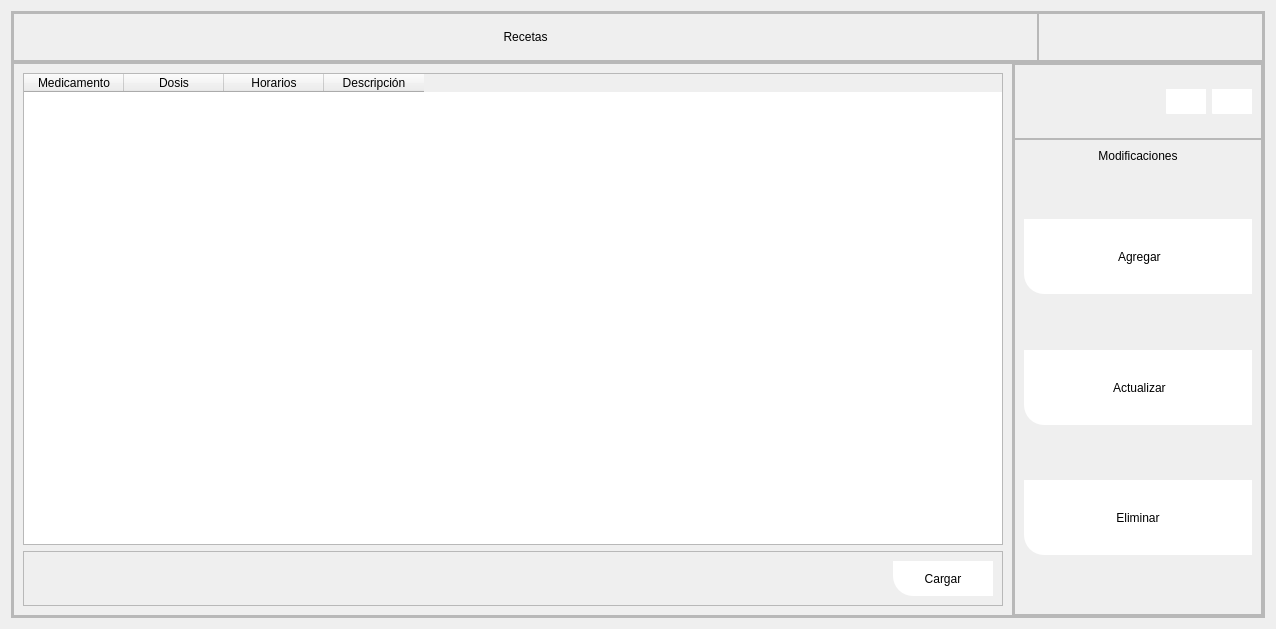
            <widget class="QWidget" name="page_receta">
             <layout class="QVBoxLayout" name="verticalLayout_85">
              <item>
               <widget class="QFrame" name="frame_147">
                <property name="frameShape">
                 <enum>QFrame::StyledPanel</enum>
                </property>
                <property name="frameShadow">
                 <enum>QFrame::Raised</enum>
                </property>
                <layout class="QVBoxLayout" name="verticalLayout_115">
                 <property name="spacing">
                  <number>0</number>
                 </property>
                 <property name="leftMargin">
                  <number>0</number>
                 </property>
                 <property name="topMargin">
                  <number>0</number>
                 </property>
                 <property name="rightMargin">
                  <number>0</number>
                 </property>
                 <property name="bottomMargin">
                  <number>0</number>
                 </property>
                 <item>
                  <widget class="QFrame" name="frame_206">
                   <property name="minimumSize">
                    <size>
                     <width>0</width>
                     <height>50</height>
                    </size>
                   </property>
                   <property name="maximumSize">
                    <size>
                     <width>16777215</width>
                     <height>50</height>
                    </size>
                   </property>
                   <property name="frameShape">
                    <enum>QFrame::StyledPanel</enum>
                   </property>
                   <property name="frameShadow">
                    <enum>QFrame::Raised</enum>
                   </property>
                   <layout class="QHBoxLayout" name="horizontalLayout_85">
                    <property name="spacing">
                     <number>0</number>
                    </property>
                    <property name="leftMargin">
                     <number>0</number>
                    </property>
                    <property name="topMargin">
                     <number>0</number>
                    </property>
                    <property name="rightMargin">
                     <number>0</number>
                    </property>
                    <property name="bottomMargin">
                     <number>0</number>
                    </property>
                    <item>
                     <widget class="QFrame" name="frame_153">
                      <property name="minimumSize">
                       <size>
                        <width>1025</width>
                        <height>0</height>
                       </size>
                      </property>
                      <property name="frameShape">
                       <enum>QFrame::StyledPanel</enum>
                      </property>
                      <property name="frameShadow">
                       <enum>QFrame::Raised</enum>
                      </property>
                      <layout class="QHBoxLayout" name="horizontalLayout_86">
                       <item>
                        <widget class="QLabel" name="label_93">
                         <property name="minimumSize">
                          <size>
                           <width>0</width>
                           <height>0</height>
                          </size>
                         </property>
                         <property name="maximumSize">
                          <size>
                           <width>16777215</width>
                           <height>16777215</height>
                          </size>
                         </property>
                         <property name="styleSheet">
                          <string notr="true">color: rgb(0, 0, 0);
font: 75 12pt &quot;Open Sans Semibold&quot;</string>
                         </property>
                         <property name="text">
                          <string>Recetas</string>
                         </property>
                         <property name="alignment">
                          <set>Qt::AlignCenter</set>
                         </property>
                        </widget>
                       </item>
                      </layout>
                     </widget>
                    </item>
                    <item>
                     <widget class="QFrame" name="frame_155">
                      <property name="frameShape">
                       <enum>QFrame::StyledPanel</enum>
                      </property>
                      <property name="frameShadow">
                       <enum>QFrame::Raised</enum>
                      </property>
                     </widget>
                    </item>
                   </layout>
                  </widget>
                 </item>
                 <item>
                  <widget class="QFrame" name="frame_207">
                   <property name="frameShape">
                    <enum>QFrame::StyledPanel</enum>
                   </property>
                   <property name="frameShadow">
                    <enum>QFrame::Raised</enum>
                   </property>
                   <layout class="QHBoxLayout" name="horizontalLayout_107">
                    <property name="spacing">
                     <number>0</number>
                    </property>
                    <property name="leftMargin">
                     <number>0</number>
                    </property>
                    <property name="topMargin">
                     <number>0</number>
                    </property>
                    <property name="rightMargin">
                     <number>0</number>
                    </property>
                    <property name="bottomMargin">
                     <number>0</number>
                    </property>
                    <item>
                     <widget class="QFrame" name="frame_208">
                      <property name="minimumSize">
                       <size>
                        <width>1000</width>
                        <height>0</height>
                       </size>
                      </property>
                      <property name="maximumSize">
                       <size>
                        <width>900</width>
                        <height>16777215</height>
                       </size>
                      </property>
                      <property name="frameShape">
                       <enum>QFrame::StyledPanel</enum>
                      </property>
                      <property name="frameShadow">
                       <enum>QFrame::Raised</enum>
                      </property>
                      <layout class="QVBoxLayout" name="verticalLayout_119">
                       <item>
                        <widget class="QTableWidget" name="tableWidget_13">
                         <property name="styleSheet">
                          <string notr="true">font: 75 11pt &quot;Open Sans Semibold&quot;</string>
                         </property>
                         <column>
                          <property name="text">
                           <string>Medicamento</string>
                          </property>
                         </column>
                         <column>
                          <property name="text">
                           <string>Dosis</string>
                          </property>
                         </column>
                         <column>
                          <property name="text">
                           <string>Horarios</string>
                          </property>
                         </column>
                         <column>
                          <property name="text">
                           <string>Descripción</string>
                          </property>
                         </column>
                        </widget>
                       </item>
                       <item>
                        <widget class="QFrame" name="frame_209">
                         <property name="minimumSize">
                          <size>
                           <width>0</width>
                           <height>50</height>
                          </size>
                         </property>
                         <property name="frameShape">
                          <enum>QFrame::StyledPanel</enum>
                         </property>
                         <property name="frameShadow">
                          <enum>QFrame::Raised</enum>
                         </property>
                         <layout class="QHBoxLayout" name="horizontalLayout_108">
                          <item>
                           <spacer name="horizontalSpacer_55">
                            <property name="orientation">
                             <enum>Qt::Horizontal</enum>
                            </property>
                            <property name="sizeHint" stdset="0">
                             <size>
                              <width>749</width>
                              <height>20</height>
                             </size>
                            </property>
                           </spacer>
                          </item>
                          <item>
                           <widget class="QPushButton" name="cargar_invetario_15">
                            <property name="minimumSize">
                             <size>
                              <width>100</width>
                              <height>35</height>
                             </size>
                            </property>
                            <property name="styleSheet">
                             <string notr="true">QFrame{
background-color: rgb(51, 157, 255);
}

QPushButton{
color: rgb(0, 0, 0);
	background-color: rgb(255, 255, 255);
border-bottom-left-radius:20px;
font: 75 9pt &quot;Open Sans Semibold&quot;
}

QPushButton:hover{
color: rgb(255, 255, 255);
background-color: rgb(160, 207, 41);
border-bottom-left-radius:10px;
border-bottom-right-radius:10px;
border-top-left-radius:10px;
border-top-right-radius:10px;
font: 75 9pt  &quot;Open Sans Semibold&quot;
}</string>
                            </property>
                            <property name="text">
                             <string>Cargar</string>
                            </property>
                           </widget>
                          </item>
                         </layout>
                        </widget>
                       </item>
                      </layout>
                     </widget>
                    </item>
                    <item>
                     <widget class="QFrame" name="frame_210">
                      <property name="minimumSize">
                       <size>
                        <width>250</width>
                        <height>0</height>
                       </size>
                      </property>
                      <property name="maximumSize">
                       <size>
                        <width>250</width>
                        <height>16777215</height>
                       </size>
                      </property>
                      <property name="frameShape">
                       <enum>QFrame::StyledPanel</enum>
                      </property>
                      <property name="frameShadow">
                       <enum>QFrame::Raised</enum>
                      </property>
                      <layout class="QVBoxLayout" name="verticalLayout_120">
                       <property name="spacing">
                        <number>0</number>
                       </property>
                       <property name="leftMargin">
                        <number>0</number>
                       </property>
                       <property name="topMargin">
                        <number>0</number>
                       </property>
                       <property name="rightMargin">
                        <number>0</number>
                       </property>
                       <property name="bottomMargin">
                        <number>0</number>
                       </property>
                       <item>
                        <widget class="QFrame" name="frame_211">
                         <property name="minimumSize">
                          <size>
                           <width>0</width>
                           <height>75</height>
                          </size>
                         </property>
                         <property name="maximumSize">
                          <size>
                           <width>16777215</width>
                           <height>75</height>
                          </size>
                         </property>
                         <property name="frameShape">
                          <enum>QFrame::StyledPanel</enum>
                         </property>
                         <property name="frameShadow">
                          <enum>QFrame::Raised</enum>
                         </property>
                         <layout class="QHBoxLayout" name="horizontalLayout_109">
                          <item>
                           <spacer name="horizontalSpacer_56">
                            <property name="orientation">
                             <enum>Qt::Horizontal</enum>
                            </property>
                            <property name="sizeHint" stdset="0">
                             <size>
                              <width>98</width>
                              <height>20</height>
                             </size>
                            </property>
                           </spacer>
                          </item>
                          <item>
                           <widget class="QPushButton" name="btn_menu_25">
                            <property name="minimumSize">
                             <size>
                              <width>40</width>
                              <height>25</height>
                             </size>
                            </property>
                            <property name="maximumSize">
                             <size>
                              <width>40</width>
                              <height>16777215</height>
                             </size>
                            </property>
                            <property name="styleSheet">
                             <string notr="true">QFrame{
background-color: rgb(51, 157, 255);
}

QPushButton{
color: rgb(255, 255, 255);
background-color: rgb(255, 255, 255);
border-bottom-left-radius:1px;
font: 75 9pt &quot;Open Sans Semibold&quot;
}

QPushButton:hover{
color: rgb(0, 0, 0);
background-color: rgb(231, 233, 239);
border-bottom-left-radius:1px;
font: 75 9pt  &quot;Open Sans Semibold&quot;
}
</string>
                            </property>
                            <property name="text">
                             <string/>
                            </property>
                            <property name="icon">
                             <iconset>
                              <normaloff>../../BaseDatosEnsoluna/views/designs/Imagenes/Imagen5.png</normaloff>../../BaseDatosEnsoluna/views/designs/Imagenes/Imagen5.png</iconset>
                            </property>
                            <property name="iconSize">
                             <size>
                              <width>40</width>
                              <height>2035</height>
                             </size>
                            </property>
                           </widget>
                          </item>
                          <item>
                           <widget class="QPushButton" name="btn_menu_26">
                            <property name="minimumSize">
                             <size>
                              <width>40</width>
                              <height>25</height>
                             </size>
                            </property>
                            <property name="maximumSize">
                             <size>
                              <width>40</width>
                              <height>16777215</height>
                             </size>
                            </property>
                            <property name="styleSheet">
                             <string notr="true">QFrame{
background-color: rgb(51, 157, 255);
}

QPushButton{
color: rgb(255, 255, 255);
background-color: rgb(255, 255, 255);
border-bottom-left-radius:1px;
font: 75 9pt &quot;Open Sans Semibold&quot;
}

QPushButton:hover{
color: rgb(0, 0, 0);
background-color: rgb(231, 233, 239);
border-bottom-left-radius:1px;
font: 75 9pt  &quot;Open Sans Semibold&quot;
}
</string>
                            </property>
                            <property name="text">
                             <string/>
                            </property>
                            <property name="icon">
                             <iconset>
                              <normaloff>../../BaseDatosEnsoluna/views/designs/Imagenes/Imagen6.png</normaloff>../../BaseDatosEnsoluna/views/designs/Imagenes/Imagen6.png</iconset>
                            </property>
                            <property name="iconSize">
                             <size>
                              <width>40</width>
                              <height>2035</height>
                             </size>
                            </property>
                           </widget>
                          </item>
                         </layout>
                        </widget>
                       </item>
                       <item>
                        <widget class="QFrame" name="frame_menu_13">
                         <property name="frameShape">
                          <enum>QFrame::StyledPanel</enum>
                         </property>
                         <property name="frameShadow">
                          <enum>QFrame::Raised</enum>
                         </property>
                         <layout class="QVBoxLayout" name="verticalLayout_121">
                          <item>
                           <widget class="QLabel" name="label_94">
                            <property name="styleSheet">
                             <string notr="true">color: rgb(0, 0, 0);
font: 75 12pt &quot;Open Sans Semibold&quot;</string>
                            </property>
                            <property name="text">
                             <string>Modificaciones</string>
                            </property>
                            <property name="alignment">
                             <set>Qt::AlignCenter</set>
                            </property>
                           </widget>
                          </item>
                          <item>
                           <spacer name="verticalSpacer_44">
                            <property name="orientation">
                             <enum>Qt::Vertical</enum>
                            </property>
                            <property name="sizeHint" stdset="0">
                             <size>
                              <width>20</width>
                              <height>50</height>
                             </size>
                            </property>
                           </spacer>
                          </item>
                          <item>
                           <widget class="QPushButton" name="btn_agregar_C_8">
                            <property name="minimumSize">
                             <size>
                              <width>150</width>
                              <height>75</height>
                             </size>
                            </property>
                            <property name="styleSheet">
                             <string notr="true">QFrame{
background-color: rgb(51, 157, 255);
}

QPushButton{
color: rgb(0, 0, 0);
	background-color: rgb(255, 255, 255);
border-bottom-left-radius:20px;
font: 75 9pt &quot;Open Sans Semibold&quot;
}

QPushButton:hover{
color: rgb(255, 255, 255);
background-color: rgb(160, 207, 41);
border-bottom-left-radius:10px;
border-bottom-right-radius:10px;
border-top-left-radius:10px;
border-top-right-radius:10px;
font: 75 9pt  &quot;Open Sans Semibold&quot;
}</string>
                            </property>
                            <property name="text">
                             <string> Agregar</string>
                            </property>
                            <property name="icon">
                             <iconset>
                              <normaloff>../../../Desktop/Centro Médico Tejutla/Iconos Farmacia/x.png</normaloff>../../../Desktop/Centro Médico Tejutla/Iconos Farmacia/x.png</iconset>
                            </property>
                            <property name="iconSize">
                             <size>
                              <width>70</width>
                              <height>70</height>
                             </size>
                            </property>
                           </widget>
                          </item>
                          <item>
                           <spacer name="verticalSpacer_45">
                            <property name="orientation">
                             <enum>Qt::Vertical</enum>
                            </property>
                            <property name="sizeHint" stdset="0">
                             <size>
                              <width>20</width>
                              <height>50</height>
                             </size>
                            </property>
                           </spacer>
                          </item>
                          <item>
                           <widget class="QPushButton" name="btn_actualizar_C_8">
                            <property name="minimumSize">
                             <size>
                              <width>150</width>
                              <height>75</height>
                             </size>
                            </property>
                            <property name="styleSheet">
                             <string notr="true">QFrame{
background-color: rgb(51, 157, 255);
}

QPushButton{
color: rgb(0, 0, 0);
	background-color: rgb(255, 255, 255);
border-bottom-left-radius:20px;
font: 75 9pt &quot;Open Sans Semibold&quot;
}

QPushButton:hover{
color: rgb(255, 255, 255);
background-color: rgb(160, 207, 41);
border-bottom-left-radius:10px;
border-bottom-right-radius:10px;
border-top-left-radius:10px;
border-top-right-radius:10px;
font: 75 9pt  &quot;Open Sans Semibold&quot;
}</string>
                            </property>
                            <property name="text">
                             <string> Actualizar</string>
                            </property>
                            <property name="icon">
                             <iconset>
                              <normaloff>../../../Desktop/Centro Médico Tejutla/Iconos Farmacia/y (1).png</normaloff>../../../Desktop/Centro Médico Tejutla/Iconos Farmacia/y (1).png</iconset>
                            </property>
                            <property name="iconSize">
                             <size>
                              <width>60</width>
                              <height>65</height>
                             </size>
                            </property>
                           </widget>
                          </item>
                          <item>
                           <spacer name="verticalSpacer_46">
                            <property name="orientation">
                             <enum>Qt::Vertical</enum>
                            </property>
                            <property name="sizeHint" stdset="0">
                             <size>
                              <width>20</width>
                              <height>49</height>
                             </size>
                            </property>
                           </spacer>
                          </item>
                          <item>
                           <widget class="QPushButton" name="btn_eliminar_C_9">
                            <property name="minimumSize">
                             <size>
                              <width>150</width>
                              <height>75</height>
                             </size>
                            </property>
                            <property name="styleSheet">
                             <string notr="true">QFrame{
background-color: rgb(51, 157, 255);
}

QPushButton{
color: rgb(0, 0, 0);
	background-color: rgb(255, 255, 255);
border-bottom-left-radius:20px;
font: 75 9pt &quot;Open Sans Semibold&quot;
}

QPushButton:hover{
color: rgb(255, 255, 255);
background-color: rgb(160, 207, 41);
border-bottom-left-radius:10px;
border-bottom-right-radius:10px;
border-top-left-radius:10px;
border-top-right-radius:10px;
font: 75 9pt  &quot;Open Sans Semibold&quot;
}</string>
                            </property>
                            <property name="text">
                             <string>Eliminar</string>
                            </property>
                            <property name="icon">
                             <iconset>
                              <normaloff>../../../Desktop/Centro Médico Tejutla/Iconos Farmacia/t.png</normaloff>../../../Desktop/Centro Médico Tejutla/Iconos Farmacia/t.png</iconset>
                            </property>
                            <property name="iconSize">
                             <size>
                              <width>65</width>
                              <height>65</height>
                             </size>
                            </property>
                           </widget>
                          </item>
                          <item>
                           <spacer name="verticalSpacer_47">
                            <property name="orientation">
                             <enum>Qt::Vertical</enum>
                            </property>
                            <property name="sizeHint" stdset="0">
                             <size>
                              <width>20</width>
                              <height>50</height>
                             </size>
                            </property>
                           </spacer>
                          </item>
                         </layout>
                        </widget>
                       </item>
                      </layout>
                     </widget>
                    </item>
                   </layout>
                  </widget>
                 </item>
                </layout>
               </widget>
              </item>
             </layout>
            </widget>
